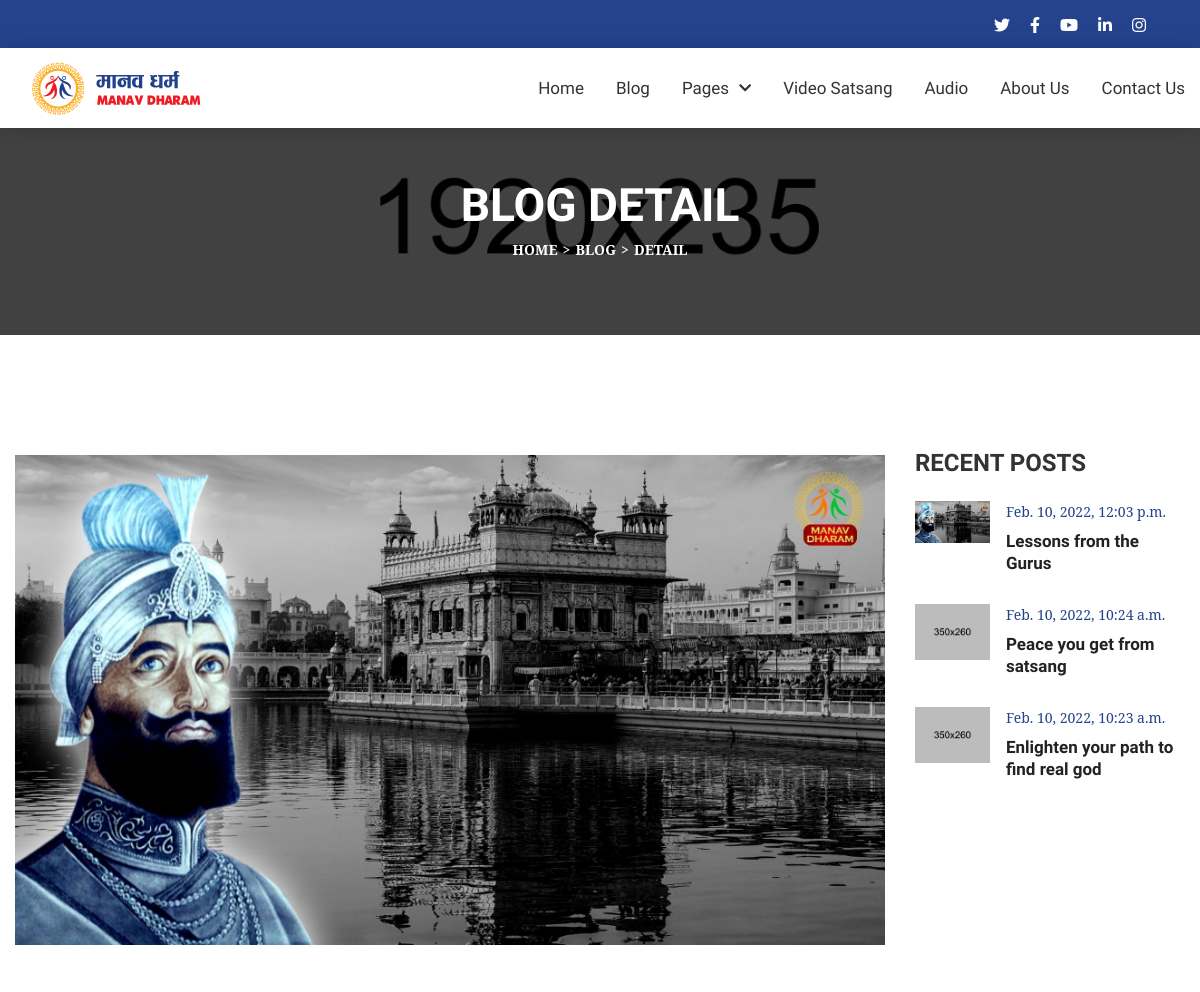
Before: /blog/lessons-from-the-gurus/ (upper part) with the older database file.
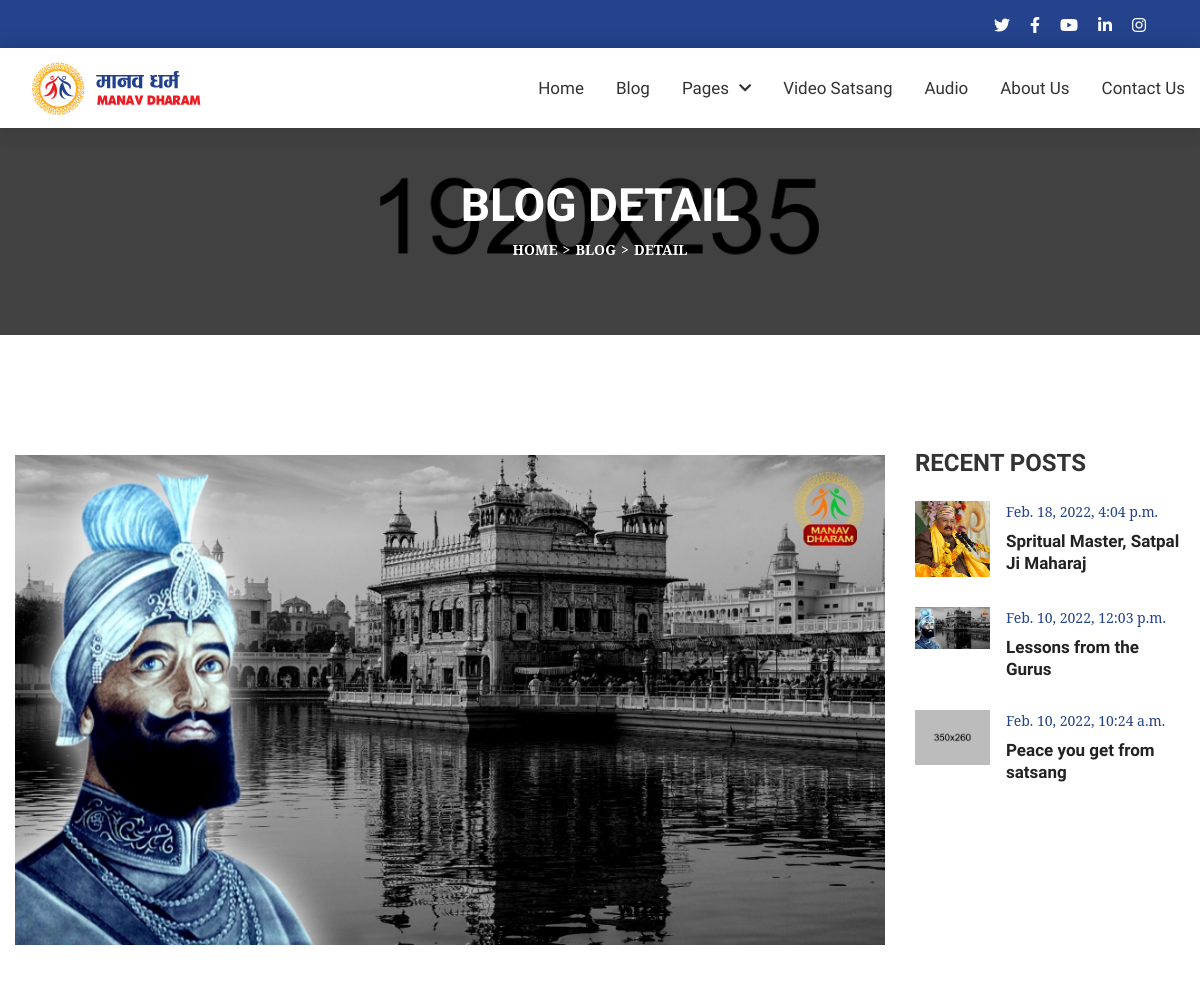
After: the same page with the newer database file.
### blog/models.py (models this page shows, shortened)
class BlogModel(models.Model):
    title = models.CharField(max_length=1000, unique=True)
    content = RichTextField(blank=True)
    slug = models.SlugField(max_length=1000, unique=True)
    image = models.ImageField(upload_to='blog')
    author = models.CharField(max_length=200)
    created_date = models.DateTimeField(auto_now_add=True)
    update_date = models.DateTimeField(auto_now=True)
    def get_url(self):
        return reverse('blog_detail', args=[self.slug])

### blog/views.py (the view)
# urls.py: path('/<slug:blog_slug>/', views.blog_detail, name='blog_detail')
def blog_detail(request, blog_slug):
    try:
        single_blog = BlogModel.objects.get(slug=blog_slug)
    except Exception as e:
        raise e
    recent_blog = BlogModel.objects.all().order_by('-created_date')[:3]
    context = {'single_blog':single_blog, 'recent_blog':recent_blog}
    return render(request,'blog_detail.html',context)

### templates/blog_detail.html (shortened to what this page needs)
{% extends 'base.html' %}
{% load static %}
{% block body %}
<section>
    <div class="w-100 pt-80 black-layer pb-70 opc65 position-relative">
        <div class="fixed-bg" style="background-image: url({% static 'assets/images/page-title-bg.jpg' %});"></div>
        <div class="container">
            <div class="page-title-wrap text-center w-100">
                <div class="page-title-inner d-inline-block">
                    <h1 class="mb-0">Blog Detail</h1>
                    <ol class="breadcrumb mb-0">
                        <li class="breadcrumb-item"><a href="{% url 'home' %}" title="Home">Home</a></li>
                        <li class="breadcrumb-item"><a href="{% url 'blog' %}" title="">Blog</a></li>
                        <li class="breadcrumb-item active">Detail</li>
                    </ol>
                </div>
            </div>
        </div>
    </div>
</section>
<section>
    <div class="w-100 pt-120 pb-260 position-relative">
        <div class="container">
            <div class="post-detail-wrap w-100">
                <div class="row">
                    <div class="col-md-12 col-sm-12 col-lg-9">
                        <div class="post-detail-inner w-100">
                            <div class="post-detail-img w-100">
                                <img class="img-fluid w-100" src="{{single_blog.image.url}}" alt="Blog Detail Image 1">
                            </div>
                        </div>
                    </div>
                    <div class="col-md-6 col-sm-6 col-lg-3">
                        <aside class="sidebar w-100">
                            <div class="widget2 w-100">
                                <h3 class="widget-title2">RECENT POSTS</h3>
                                <div class="mini-posts-wrap w-100">
                                    {% for i in recent_blog %}
                                    <div class="mini-post-box d-flex flex-wrap w-100">
                                        <a href="{{i.get_url}}" title=""><img class="img-fluid w-100" src="{{i.image.url}}" alt="Mini Post Image 1"></a>
                                        <div class="mini-post-info">
                                            <span class="d-block thm-clr">{{i.created_date}}</span>
                                            <h4 class="mb-0"><a href="blog-detail.html" title="">{{i.title}}</a></h4>
                                        </div>
                                    </div>
                                    {% endfor %}
                                </div>
                            </div>
                        </aside>
                    </div>
                </div>
            </div>
        </div>
    </div>
</section>
{% endblock body %}

Changed rows visible on the page:
no longer on this page (row unchanged): BlogModel: image (picture), created_date "Feb. 10, 2022, 10:23 a.m.", title "Enlighten your path to find real god"
added BlogModel: image (picture), created_date "Feb. 18, 2022, 4:04 p.m.", title "Spritual Master, Satpal Ji Maharaj"
